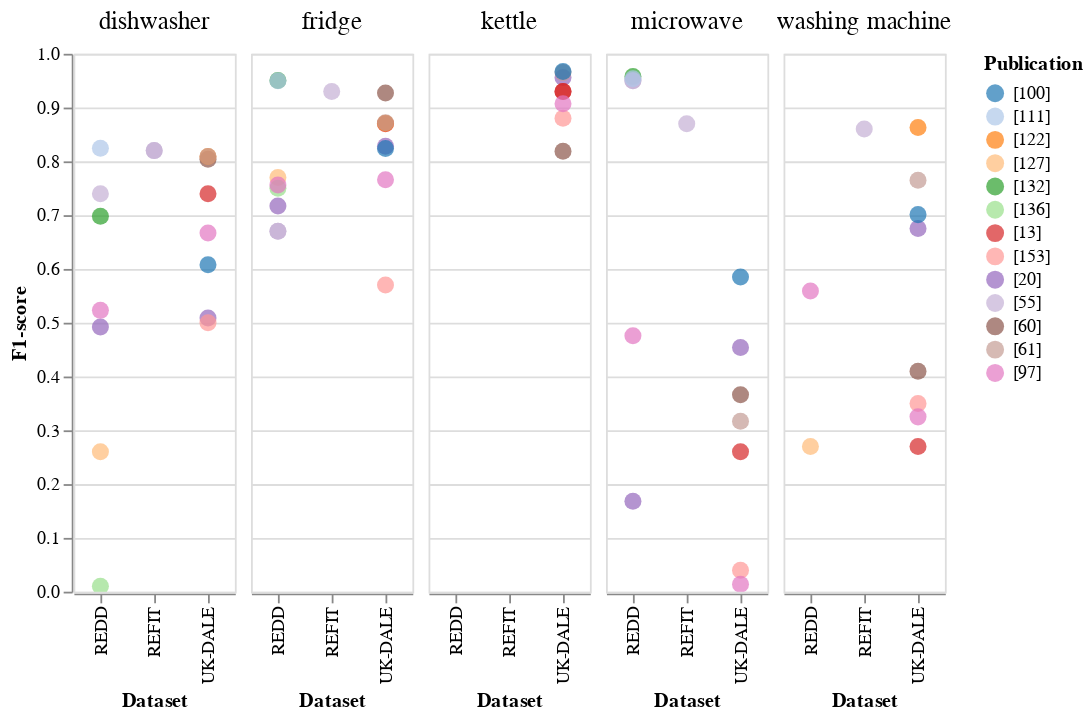

The notebook cell this image was saved under:
### Markdown cell above
## Overview

### Code cell
# Visualization ,
upper_bound = 1 #14
sortByDataset = alt.Chart().mark_point(clip=True, size=90, filled=True).encode(
    x=alt.X('Training: Dataset:N', title='Dataset'),
    y=alt.Y('Performance Metric: Value:Q', title='F1-score', scale=alt.Scale(domain=(0, upper_bound))),
#    color=alt.Color('Reference: Abbreviation:N', legend=alt.Legend(title='Publication'), scale=alt.Scale(scheme = 'category20')),
    color=alt.Color('Reference: Number:N', legend=alt.Legend(title='Publication'), scale=alt.Scale(scheme = 'category20')),
#    color=alt.Color('Input: Sampling Rate:Q', legend=alt.Legend(title='Sampling Rate'), scale=alt.Scale(domain=(0,10), type='symlog')),
#    color=alt.Color('Input: Window Size:Q', legend=alt.Legend(title='Window Size'), scale=alt.Scale(type='log')),
).transform_filter(
    alt.FieldOneOfPredicate(field='Training: Dataset', oneOf=['REDD', 'UK-DALE', 'REFIT'])
)
# text = alt.Chart().mark_text(
#     clip=True, align='left', dy=-5, dx=-24,
#     fontSize=13
# ).encode(
#     x=alt.X('Training: Dataset:N'),
#     y=alt.Y('Performance Metric: Value:Q', title='MAE [W]', scale=alt.Scale(domain=(0, upper_bound))),
#     text = 'Reference: Abbreviation:N'
# )

alt.layer(
    sortByDataset,  
    data=df_f1, width=90#, height=500
).facet(
    column=alt.Column('Appliance:N', title=None)
).configure_facet(
    spacing=7
).configure_header(
    titleFontSize=14,
    labelFontSize=14
)

### Figure 1 — Vega-Lite specification as saved in the notebook (floating-point values rounded to 4 significant figures)
{"config": {"view": {"continuousWidth": 400, "continuousHeight": 300}, "facet": {"spacing": 7}, "header": {"labelFontSize": 14, "titleFontSize": 14}}, "data": {"name": "data-839b62667c263a3d75bc13d1ba9a6e3e"}, "facet": {"column": {"type": "nominal", "field": "Appliance", "title": null}}, "spec": {"layer": [{"mark": {"type": "point", "clip": true, "filled": true, "size": 90}, "encoding": {"color": {"type": "nominal", "field": "Reference: Number", "legend": {"title": "Publication"}, "scale": {"scheme": "category20"}}, "x": {"type": "nominal", "field": "Training: Dataset", "title": "Dataset"}, "y": {"type": "quantitative", "field": "Performance Metric: Value", "scale": {"domain": [0, 1]}, "title": "F1-score"}}, "transform": [{"filter": {"field": "Training: Dataset", "oneOf": ["REDD", "UK-DALE", "REFIT"]}}]}], "width": 90}, "$schema": "https://vega.github.io/schema/vega-lite/v4.8.1.json", "datasets": {"data-839b62667c263a3d75bc13d1ba9a6e3e": [{"Reference: Abbreviation": "barsim2018", "Reference: Number": "[60]", "Appliance": "dishwasher", "Training: Dataset": "UK-DALE", "Model: Basic Type": "feedforward", "Model: Denomination": "CNN dAE", "Input: Window Size": 10800.0, "Input: Sampling Rate": 1, "Performance Metric: Value": 0.804, "No-Ref": "barsim2018_[60]"}, {"Reference: Abbreviation": "barsim2018", "Reference: Number": "[60]", "Appliance": "fridge", "Training: Dataset": "UK-DALE", "Model: Basic Type": "feedforward", "Model: Denomination": "CNN dAE", "Input: Window Size": 10800.0, "Input: Sampling Rate": 1, "Performance Metric: Value": 0.927, "No-Ref": "barsim2018_[60]"}, {"Reference: Abbreviation": "barsim2018", "Reference: Number": "[60]", "Appliance": "kettle", "Training: Dataset": "UK-DALE", "Model: Basic Type": "feedforward", "Model: Denomination": "CNN dAE", "Input: Window Size": 10800.0, "Input: Sampling Rate": 1, "Performance Metric: Value": 0.819, "No-Ref": "barsim2018_[60]"}, {"Reference: Abbreviation": "barsim2018", "Reference: Number": "[60]", "Appliance": "microwave", "Training: Dataset": "UK-DALE", "Model: Basic Type": "feedforward", "Model: Denomination": "CNN dAE", "Input: Window Size": 10800.0, "Input: Sampling Rate": 1, "Performance Metric: Value": 0.366, "No-Ref": "barsim2018_[60]"}, {"Reference: Abbreviation": "barsim2018", "Reference: Number": "[60]", "Appliance": "washing machine", "Training: Dataset": "UK-DALE", "Model: Basic Type": "feedforward", "Model: Denomination": "CNN dAE", "Input: Window Size": 10800.0, "Input: Sampling Rate": 1, "Performance Metric: Value": 0.41, "No-Ref": "barsim2018_[60]"}, {"Reference: Abbreviation": "bonfigli2018", "Reference: Number": "[20]", "Appliance": "dishwasher", "Training: Dataset": "REDD", "Model: Basic Type": "feedforward", "Model: Denomination": "CNN dAE", "Input: Window Size": 6912.0, "Input: Sampling Rate": 3, "Performance Metric: Value": 0.492, "No-Ref": "bonfigli2018_[20]"}, {"Reference: Abbreviation": "bonfigli2018", "Reference: Number": "[20]", "Appliance": "dishwasher", "Training: Dataset": "UK-DALE", "Model: Basic Type": "feedforward", "Model: Denomination": "CNN dAE", "Input: Window Size": 9216.0, "Input: Sampling Rate": 6, "Performance Metric: Value": 0.509, "No-Ref": "bonfigli2018_[20]"}, {"Reference: Abbreviation": "bonfigli2018", "Reference: Number": "[20]", "Appliance": "fridge", "Training: Dataset": "REDD", "Model: Basic Type": "feedforward", "Model: Denomination": "CNN dAE", "Input: Window Size": 1488.0, "Input: Sampling Rate": 3, "Performance Metric: Value": 0.717, "No-Ref": "bonfigli2018_[20]"}, {"Reference: Abbreviation": "bonfigli2018", "Reference: Number": "[20]", "Appliance": "fridge", "Training: Dataset": "UK-DALE", "Model: Basic Type": "feedforward", "Model: Denomination": "CNN dAE", "Input: Window Size": 3072.0, "Input: Sampling Rate": 6, "Performance Metric: Value": 0.828, "No-Ref": "bonfigli2018_[20]"}, {"Reference: Abbreviation": "bonfigli2018", "Reference: Number": "[20]", "Appliance": "kettle", "Training: Dataset": "UK-DALE", "Model: Basic Type": "feedforward", "Model: Denomination": "CNN dAE", "Input: Window Size": 768.0, "Input: Sampling Rate": 6, "Performance Metric: Value": 0.956, "No-Ref": "bonfigli2018_[20]"}, {"Reference: Abbreviation": "bonfigli2018", "Reference: Number": "[20]", "Appliance": "microwave", "Training: Dataset": "REDD", "Model: Basic Type": "feedforward", "Model: Denomination": "CNN dAE", "Input: Window Size": 288.0, "Input: Sampling Rate": 3, "Performance Metric: Value": 0.168, "No-Ref": "bonfigli2018_[20]"}, {"Reference: Abbreviation": "bonfigli2018", "Reference: Number": "[20]", "Appliance": "microwave", "Training: Dataset": "UK-DALE", "Model: Basic Type": "feedforward", "Model: Denomination": "CNN dAE", "Input: Window Size": 1728.0, "Input: Sampling Rate": 6, "Performance Metric: Value": 0.454, "No-Ref": "bonfigli2018_[20]"}, {"Reference: Abbreviation": "bonfigli2018", "Reference: Number": "[20]", "Appliance": "washing machine", "Training: Dataset": "UK-DALE", "Model: Basic Type": "feedforward", "Model: Denomination": "CNN dAE", "Input: Window Size": 6144.0, "Input: Sampling Rate": 6, "Performance Metric: Value": 0.675, "No-Ref": "bonfigli2018_[20]"}, {"Reference: Abbreviation": "cavdar2019", "Reference: Number": "[132]", "Appliance": "dishwasher", "Training: Dataset": "REDD", "Model: Basic Type": "combined", "Model: Denomination": "CNN-RNN", "Input: Window Size": -1.0, "Input: Sampling Rate": 4, "Performance Metric: Value": 0.698, "No-Ref": "cavdar2019_[132]"}, {"Reference: Abbreviation": "cavdar2019", "Reference: Number": "[132]", "Appliance": "fridge", "Training: Dataset": "REDD", "Model: Basic Type": "combined", "Model: Denomination": "CNN-RNN", "Input: Window Size": -1.0, "Input: Sampling Rate": 4, "Performance Metric: Value": 0.9502, "No-Ref": "cavdar2019_[132]"}, {"Reference: Abbreviation": "cavdar2019", "Reference: Number": "[132]", "Appliance": "microwave", "Training: Dataset": "REDD", "Model: Basic Type": "combined", "Model: Denomination": "CNN-RNN", "Input: Window Size": -1.0, "Input: Sampling Rate": 4, "Performance Metric: Value": 0.9578, "No-Ref": "cavdar2019_[132]"}, {"Reference: Abbreviation": "kelly2015", "Reference: Number": "[13]", "Appliance": "dishwasher", "Training: Dataset": "UK-DALE", "Model: Basic Type": "recurrent", "Model: Denomination": "LSTM-bi", "Input: Window Size": 9216.0, "Input: Sampling Rate": 6, "Performance Metric: Value": 0.74, "No-Ref": "kelly2015_[13]"}, {"Reference: Abbreviation": "kelly2015", "Reference: Number": "[13]", "Appliance": "fridge", "Training: Dataset": "UK-DALE", "Model: Basic Type": "feedforward", "Model: Denomination": "dAE", "Input: Window Size": 3072.0, "Input: Sampling Rate": 6, "Performance Metric: Value": 0.87, "No-Ref": "kelly2015_[13]"}, {"Reference: Abbreviation": "kelly2015", "Reference: Number": "[13]", "Appliance": "kettle", "Training: Dataset": "UK-DALE", "Model: Basic Type": "feedforward", "Model: Denomination": "dAE", "Input: Window Size": 768.0, "Input: Sampling Rate": 6, "Performance Metric: Value": 0.93, "No-Ref": "kelly2015_[13]"}, {"Reference: Abbreviation": "kelly2015", "Reference: Number": "[13]", "Appliance": "kettle", "Training: Dataset": "UK-DALE", "Model: Basic Type": "feedforward", "Model: Denomination": "CNN RctAng", "Input: Window Size": 768.0, "Input: Sampling Rate": 6, "Performance Metric: Value": 0.93, "No-Ref": "kelly2015_[13]"}, {"Reference: Abbreviation": "kelly2015", "Reference: Number": "[13]", "Appliance": "microwave", "Training: Dataset": "UK-DALE", "Model: Basic Type": "feedforward", "Model: Denomination": "dAE", "Input: Window Size": 1728.0, "Input: Sampling Rate": 6, "Performance Metric: Value": 0.26, "No-Ref": "kelly2015_[13]"}, {"Reference: Abbreviation": "kelly2015", "Reference: Number": "[13]", "Appliance": "washing machine", "Training: Dataset": "UK-DALE", "Model: Basic Type": "recurrent", "Model: Denomination": "LSTM-bi", "Input: Window Size": 6144.0, "Input: Sampling Rate": 6, "Performance Metric: Value": 0.27, "No-Ref": "kelly2015_[13]"}, {"Reference: Abbreviation": "krystalakos2018", "Reference: Number": "[153]", "Appliance": "dishwasher", "Training: Dataset": "UK-DALE", "Model: Basic Type": "recurrent", "Model: Denomination": "GRU-bi", "Input: Window Size": 300.0, "Input: Sampling Rate": 6, "Performance Metric: Value": 0.5, "No-Ref": "krystalakos2018_[153]"}, {"Reference: Abbreviation": "krystalakos2018", "Reference: Number": "[153]", "Appliance": "fridge", "Training: Dataset": "UK-DALE", "Model: Basic Type": "recurrent", "Model: Denomination": "GRU-bi", "Input: Window Size": 300.0, "Input: Sampling Rate": 6, "Performance Metric: Value": 0.57, "No-Ref": "krystalakos2018_[153]"}, {"Reference: Abbreviation": "krystalakos2018", "Reference: Number": "[153]", "Appliance": "kettle", "Training: Dataset": "UK-DALE", "Model: Basic Type": "feedforward", "Model: Denomination": "CNN s2p", "Input: Window Size": 300.0, "Input: Sampling Rate": 6, "Performance Metric: Value": 0.88, "No-Ref": "krystalakos2018_[153]"}, {"Reference: Abbreviation": "krystalakos2018", "Reference: Number": "[153]", "Appliance": "microwave", "Training: Dataset": "UK-DALE", "Model: Basic Type": "recurrent", "Model: Denomination": "GRU-bi", "Input: Window Size": 300.0, "Input: Sampling Rate": 6, "Performance Metric: Value": 0.04, "No-Ref": "krystalakos2018_[153]"}, {"Reference: Abbreviation": "krystalakos2018", "Reference: Number": "[153]", "Appliance": "washing machine", "Training: Dataset": "UK-DALE", "Model: Basic Type": "feedforward", "Model: Denomination": "CNN s2p", "Input: Window Size": 600.0, "Input: Sampling Rate": 6, "Performance Metric: Value": 0.35, "No-Ref": "krystalakos2018_[153]"}, {"Reference: Abbreviation": "kukunuri2020", "Reference: Number": "[127]", "Appliance": "dishwasher", "Training: Dataset": "REDD", "Model: Basic Type": "feedforward", "Model: Denomination": "STL Iterative Pruning (30%)", "Input: Window Size": 5940.0, "Input: Sampling Rate": 60, "Performance Metric: Value": 0.26, "No-Ref": "kukunuri2020_[127]"}, {"Reference: Abbreviation": "kukunuri2020", "Reference: Number": "[127]", "Appliance": "fridge", "Training: Dataset": "REDD", "Model: Basic Type": "feedforward", "Model: Denomination": "STL Rank 4 Tensor D.", "Input: Window Size": 5940.0, "Input: Sampling Rate": 60, "Performance Metric: Value": 0.77, "No-Ref": "kukunuri2020_[127]"}, {"Reference: Abbreviation": "kukunuri2020", "Reference: Number": "[127]", "Appliance": "washing machine", "Training: Dataset": "REDD", "Model: Basic Type": "feedforward", "Model: Denomination": "STL Iterative Pruning (30%)", "Input: Window Size": 5940.0, "Input: Sampling Rate": 60, "Performance Metric: Value": 0.27, "No-Ref": "kukunuri2020_[127]"}, {"Reference: Abbreviation": "linh2019", "Reference: Number": "[136]", "Appliance": "dishwasher", "Training: Dataset": "REDD", "Model: Basic Type": "recurrent", "Model: Denomination": "RNN", "Input: Window Size": -1.0, "Input: Sampling Rate": 3, "Performance Metric: Value": 0.01, "No-Ref": "linh2019_[136]"}, {"Reference: Abbreviation": "linh2019", "Reference: Number": "[136]", "Appliance": "fridge", "Training: Dataset": "REDD", "Model: Basic Type": "recurrent", "Model: Denomination": "RNN", "Input: Window Size": -1.0, "Input: Sampling Rate": 3, "Performance Metric: Value": 0.75, "No-Ref": "linh2019_[136]"}, {"Reference: Abbreviation": "massidda2020", "Reference: Number": "[122]", "Appliance": "dishwasher", "Training: Dataset": "UK-DALE", "Model: Basic Type": "feedforward", "Model: Denomination": "TP-NILM", "Input: Window Size": 30600.0, "Input: Sampling Rate": 60, "Performance Metric: Value": 0.809, "No-Ref": "massidda2020_[122]"}, {"Reference: Abbreviation": "massidda2020", "Reference: Number": "[122]", "Appliance": "fridge", "Training: Dataset": "UK-DALE", "Model: Basic Type": "feedforward", "Model: Denomination": "TP-NILM", "Input: Window Size": 30600.0, "Input: Sampling Rate": 60, "Performance Metric: Value": 0.871, "No-Ref": "massidda2020_[122]"}, {"Reference: Abbreviation": "massidda2020", "Reference: Number": "[122]", "Appliance": "washing machine", "Training: Dataset": "UK-DALE", "Model: Basic Type": "feedforward", "Model: Denomination": "TP-NILM", "Input: Window Size": 30600.0, "Input: Sampling Rate": 60, "Performance Metric: Value": 0.863, "No-Ref": "massidda2020_[122]"}, {"Reference: Abbreviation": "murray2019", "Reference: Number": "[55]", "Appliance": "dishwasher", "Training: Dataset": "REDD", "Model: Basic Type": "recurrent", "Model: Denomination": "RNN-GRU", "Input: Window Size": 2400.0, "Input: Sampling Rate": 8, "Performance Metric: Value": 0.74, "No-Ref": "murray2019_[55]"}, {"Reference: Abbreviation": "murray2019", "Reference: Number": "[55]", "Appliance": "dishwasher", "Training: Dataset": "REFIT", "Model: Basic Type": "feedforward", "Model: Denomination": "CNN", "Input: Window Size": 2400.0, "Input: Sampling Rate": 8, "Performance Metric: Value": 0.82, "No-Ref": "murray2019_[55]"}, {"Reference: Abbreviation": "murray2019", "Reference: Number": "[55]", "Appliance": "dishwasher", "Training: Dataset": "REFIT", "Model: Basic Type": "recurrent", "Model: Denomination": "RNN-GRU", "Input: Window Size": 2400.0, "Input: Sampling Rate": 8, "Performance Metric: Value": 0.82, "No-Ref": "murray2019_[55]"}, {"Reference: Abbreviation": "murray2019", "Reference: Number": "[55]", "Appliance": "fridge", "Training: Dataset": "REDD", "Model: Basic Type": "feedforward", "Model: Denomination": "CNN", "Input: Window Size": 6400.0, "Input: Sampling Rate": 8, "Performance Metric: Value": 0.67, "No-Ref": "murray2019_[55]"}, {"Reference: Abbreviation": "murray2019", "Reference: Number": "[55]", "Appliance": "fridge", "Training: Dataset": "REDD", "Model: Basic Type": "recurrent", "Model: Denomination": "RNN-GRU", "Input: Window Size": 6400.0, "Input: Sampling Rate": 8, "Performance Metric: Value": 0.67, "No-Ref": "murray2019_[55]"}, {"Reference: Abbreviation": "murray2019", "Reference: Number": "[55]", "Appliance": "fridge", "Training: Dataset": "REFIT", "Model: Basic Type": "feedforward", "Model: Denomination": "CNN", "Input: Window Size": 6400.0, "Input: Sampling Rate": 8, "Performance Metric: Value": 0.93, "No-Ref": "murray2019_[55]"}, {"Reference: Abbreviation": "murray2019", "Reference: Number": "[55]", "Appliance": "microwave", "Training: Dataset": "REDD", "Model: Basic Type": "feedforward", "Model: Denomination": "CNN", "Input: Window Size": 720.0, "Input: Sampling Rate": 8, "Performance Metric: Value": 0.95, "No-Ref": "murray2019_[55]"}, {"Reference: Abbreviation": "murray2019", "Reference: Number": "[55]", "Appliance": "microwave", "Training: Dataset": "REDD", "Model: Basic Type": "recurrent", "Model: Denomination": "RNN-GRU", "Input: Window Size": 720.0, "Input: Sampling Rate": 8, "Performance Metric: Value": 0.95, "No-Ref": "murray2019_[55]"}, {"Reference: Abbreviation": "murray2019", "Reference: Number": "[55]", "Appliance": "microwave", "Training: Dataset": "REFIT", "Model: Basic Type": "recurrent", "Model: Denomination": "RNN-GRU", "Input: Window Size": 720.0, "Input: Sampling Rate": 8, "Performance Metric: Value": 0.87, "No-Ref": "murray2019_[55]"}, {"Reference: Abbreviation": "murray2019", "Reference: Number": "[55]", "Appliance": "washing machine", "Training: Dataset": "REFIT", "Model: Basic Type": "recurrent", "Model: Denomination": "RNN-GRU", "Input: Window Size": 2400.0, "Input: Sampling Rate": 8, "Performance Metric: Value": 0.86, "No-Ref": "murray2019_[55]"}, {"Reference: Abbreviation": "nascimento2016", "Reference: Number": "[111]", "Appliance": "dishwasher", "Training: Dataset": "REDD", "Model: Basic Type": "recurrent", "Model: Denomination": "GRU-bi", "Input: Window Size": 2352.0, "Input: Sampling Rate": 4, "Performance Metric: Value": 0.8242, "No-Ref": "nascimento2016_[111]"}, {"Reference: Abbreviation": "nascimento2016", "Reference: Number": "[111]", "Appliance": "fridge", "Training: Dataset": "REDD", "Model: Basic Type": "recurrent", "Model: Denomination": "RecCNN", "Input: Window Size": 9604.0, "Input: Sampling Rate": 4, "Performance Metric: Value": 0.9497, "No-Ref": "nascimento2016_[111]"}, {"Reference: Abbreviation": "nascimento2016", "Reference: Number": "[111]", "Appliance": "microwave", "Training: Dataset": "REDD", "Model: Basic Type": "recurrent", "Model: Denomination": "RecCNN", "Input: Window Size": 764.0, "Input: Sampling Rate": 4, "Performance Metric: Value": 0.9537, "No-Ref": "nascimento2016_[111]"}, {"Reference: Abbreviation": "rafiq2020", "Reference: Number": "[61]", "Appliance": "dishwasher", "Training: Dataset": "UK-DALE", "Model: Basic Type": "combined", "Model: Denomination": "MFS-LSTM", "Input: Window Size": -1.0, "Input: Sampling Rate": 1, "Performance Metric: Value": 0.809, "No-Ref": "rafiq2020_[61]"}, {"Reference: Abbreviation": "rafiq2020", "Reference: Number": "[61]", "Appliance": "fridge", "Training: Dataset": "UK-DALE", "Model: Basic Type": "combined", "Model: Denomination": "MFS-LSTM", "Input: Window Size": -1.0, "Input: Sampling Rate": 1, "Performance Metric: Value": 0.872, "No-Ref": "rafiq2020_[61]"}, {"Reference: Abbreviation": "rafiq2020", "Reference: Number": "[61]", "Appliance": "kettle", "Training: Dataset": "UK-DALE", "Model: Basic Type": "combined", "Model: Denomination": "MFS-LSTM", "Input: Window Size": -1.0, "Input: Sampling Rate": 1, "Performance Metric: Value": 0.965, "No-Ref": "rafiq2020_[61]"}, {"Reference: Abbreviation": "rafiq2020", "Reference: Number": "[61]", "Appliance": "microwave", "Training: Dataset": "UK-DALE", "Model: Basic Type": "combined", "Model: Denomination": "MFS-LSTM", "Input: Window Size": -1.0, "Input: Sampling Rate": 1, "Performance Metric: Value": 0.317, "No-Ref": "rafiq2020_[61]"}, {"Reference: Abbreviation": "rafiq2020", "Reference: Number": "[61]", "Appliance": "washing machine", "Training: Dataset": "UK-DALE", "Model: Basic Type": "combined", "Model: Denomination": "MFS-LSTM", "Input: Window Size": -1.0, "Input: Sampling Rate": 1, "Performance Metric: Value": 0.765, "No-Ref": "rafiq2020_[61]"}, {"Reference: Abbreviation": "sudoso2019", "Reference: Number": "[100]", "Appliance": "dishwasher", "Training: Dataset": "UK-DALE", "Model: Basic Type": "combined", "Model: Denomination": "S2SwA", "Input: Window Size": 9216.0, "Input: Sampling Rate": 6, "Performance Metric: Value": 0.608, "No-Ref": "sudoso2019_[100]"}, {"Reference: Abbreviation": "sudoso2019", "Reference: Number": "[100]", "Appliance": "fridge", "Training: Dataset": "UK-DALE", "Model: Basic Type": "combined", "Model: Denomination": "S2SwA", "Input: Window Size": 3072.0, "Input: Sampling Rate": 6, "Performance Metric: Value": 0.824, "No-Ref": "sudoso2019_[100]"}, {"Reference: Abbreviation": "sudoso2019", "Reference: Number": "[100]", "Appliance": "kettle", "Training: Dataset": "UK-DALE", "Model: Basic Type": "combined", "Model: Denomination": "S2SwA", "Input: Window Size": 768.0, "Input: Sampling Rate": 6, "Performance Metric: Value": 0.967, "No-Ref": "sudoso2019_[100]"}, {"Reference: Abbreviation": "sudoso2019", "Reference: Number": "[100]", "Appliance": "microwave", "Training: Dataset": "UK-DALE", "Model: Basic Type": "combined", "Model: Denomination": "S2SwA", "Input: Window Size": 1728.0, "Input: Sampling Rate": 6, "Performance Metric: Value": 0.585, "No-Ref": "sudoso2019_[100]"}, {"Reference: Abbreviation": "sudoso2019", "Reference: Number": "[100]", "Appliance": "washing machine", "Training: Dataset": "UK-DALE", "Model: Basic Type": "combined", "Model: Denomination": "S2SwA", "Input: Window Size": 6144.0, "Input: Sampling Rate": 6, "Performance Metric: Value": 0.701, "No-Ref": "sudoso2019_[100]"}, {"Reference: Abbreviation": "yue2020", "Reference: Number": "[97]", "Appliance": "dishwasher", "Training: Dataset": "REDD", "Model: Basic Type": "feedforward", "Model: Denomination": "BERT", "Input: Window Size": 2880.0, "Input: Sampling Rate": 6, "Performance Metric: Value": 0.523, "No-Ref": "yue2020_[97]"}, {"Reference: Abbreviation": "yue2020", "Reference: Number": "[97]", "Appliance": "dishwasher", "Training: Dataset": "UK-DALE", "Model: Basic Type": "feedforward", "Model: Denomination": "BERT", "Input: Window Size": 2880.0, "Input: Sampling Rate": 6, "Performance Metric: Value": 0.667, "No-Ref": "yue2020_[97]"}, {"Reference: Abbreviation": "yue2020", "Reference: Number": "[97]", "Appliance": "fridge", "Training: Dataset": "REDD", "Model: Basic Type": "feedforward", "Model: Denomination": "BERT", "Input: Window Size": 2880.0, "Input: Sampling Rate": 6, "Performance Metric: Value": 0.756, "No-Ref": "yue2020_[97]"}, {"Reference: Abbreviation": "yue2020", "Reference: Number": "[97]", "Appliance": "fridge", "Training: Dataset": "UK-DALE", "Model: Basic Type": "feedforward", "Model: Denomination": "BERT", "Input: Window Size": 2880.0, "Input: Sampling Rate": 6, "Performance Metric: Value": 0.766, "No-Ref": "yue2020_[97]"}, {"Reference: Abbreviation": "yue2020", "Reference: Number": "[97]", "Appliance": "kettle", "Training: Dataset": "UK-DALE", "Model: Basic Type": "feedforward", "Model: Denomination": "BERT", "Input: Window Size": 2880.0, "Input: Sampling Rate": 6, "Performance Metric: Value": 0.907, "No-Ref": "yue2020_[97]"}, {"Reference: Abbreviation": "yue2020", "Reference: Number": "[97]", "Appliance": "microwave", "Training: Dataset": "REDD", "Model: Basic Type": "feedforward", "Model: Denomination": "BERT", "Input: Window Size": 2880.0, "Input: Sampling Rate": 6, "Performance Metric: Value": 0.476, "No-Ref": "yue2020_[97]"}, {"Reference: Abbreviation": "yue2020", "Reference: Number": "[97]", "Appliance": "microwave", "Training: Dataset": "UK-DALE", "Model: Basic Type": "feedforward", "Model: Denomination": "BERT", "Input: Window Size": 2880.0, "Input: Sampling Rate": 6, "Performance Metric: Value": 0.014, "No-Ref": "yue2020_[97]"}, {"Reference: Abbreviation": "yue2020", "Reference: Number": "[97]", "Appliance": "washing machine", "Training: Dataset": "REDD", "Model: Basic Type": "feedforward", "Model: Denomination": "BERT", "Input: Window Size": 2880.0, "Input: Sampling Rate": 6, "Performance Metric: Value": 0.559, "No-Ref": "yue2020_[97]"}, {"Reference: Abbreviation": "yue2020", "Reference: Number": "[97]", "Appliance": "washing machine", "Training: Dataset": "UK-DALE", "Model: Basic Type": "feedforward", "Model: Denomination": "BERT", "Input: Window Size": 2880.0, "Input: Sampling Rate": 6, "Performance Metric: Value": 0.325, "No-Ref": "yue2020_[97]"}]}}
